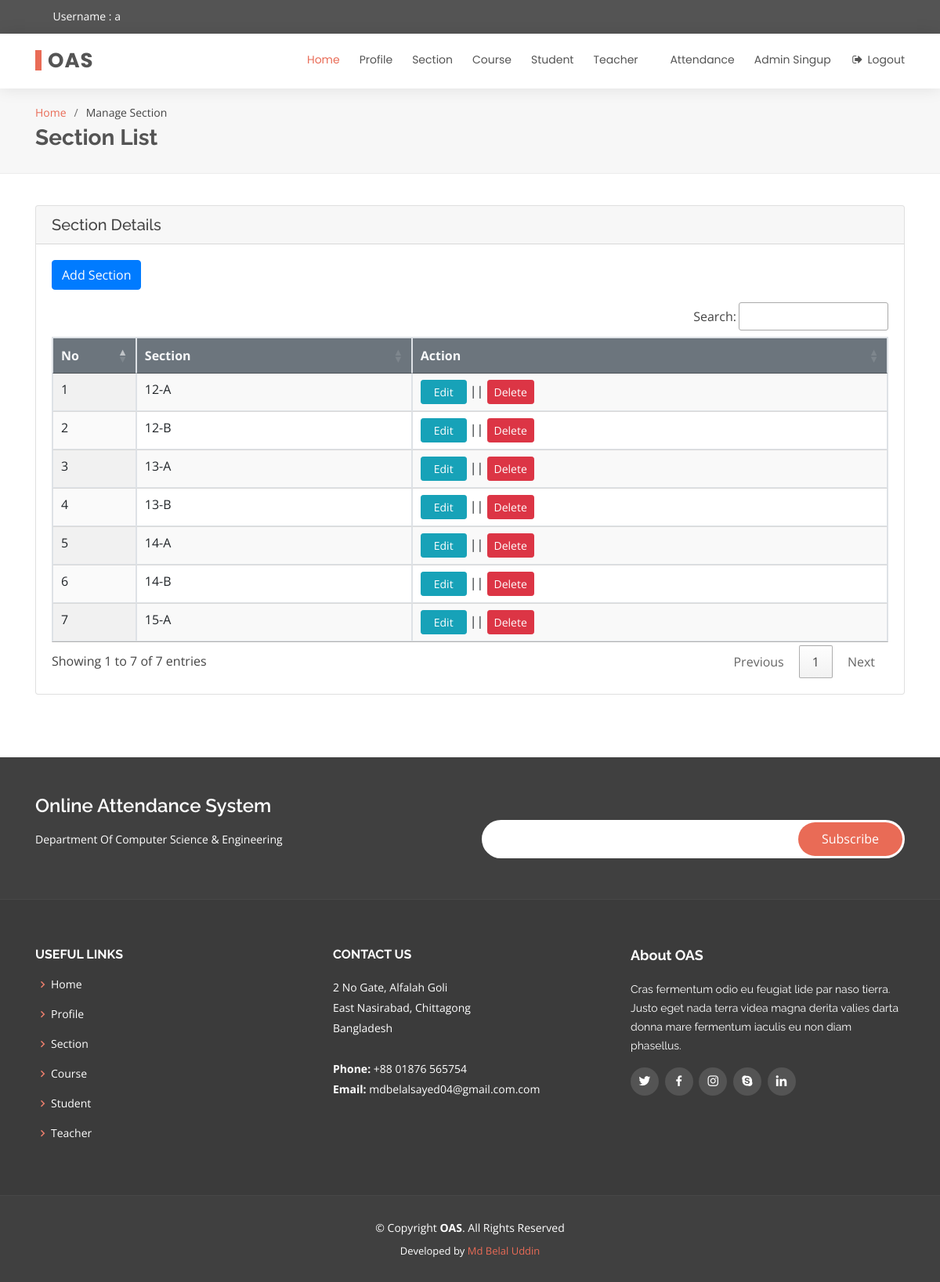
The app's page /section_list.php (signed in) with its own data.
### tables this page shows
CREATE TABLE IF NOT EXISTS `tb_section` (
  `section_id` bigint(10) NOT NULL AUTO_INCREMENT,
  `section` varchar(255) DEFAULT NULL,
  `user_name` varchar(255) DEFAULT NULL,
  `entry_time` datetime DEFAULT NULL,
  PRIMARY KEY (`section_id`)
);

### include/Database.php (called while the page is built, shortened)
<?php
Class Database{
 public $host   = DB_HOST;
 public $user   = DB_USER;
 public $pass   = DB_PASS;
 public $dbname = DB_NAME;
 public $link;
private function connectDB(){
 $this->link = new mysqli($this->host, $this->user, $this->pass,
  $this->dbname);
 }
public function select($query){
  $result = $this->link->query($query) or
   die($this->link->error.__LINE__);
  if($result->num_rows > 0){
    return $result;
  } else {
    return false;
  }
 }
}

### section_list.php (the view, shortened to what this page needs)
<?php
  include "include/Database.php";
 ?>
 <?php
   $db   = new Database();
   $sql  = "SELECT * FROM tb_section";
   $read = $db->select($sql);
  ?>
<!DOCTYPE html>
<html lang="en">
<head>
  <link rel="stylesheet" href="font-awesome-4.7.0/css/font-awesome.min.css">
  <link rel="stylesheet" href="https://stackpath.bootstrapcdn.com/bootstrap/4.5.2/css/bootstrap.min.css">
  <link rel="stylesheet" href="https://cdn.datatables.net/1.10.22/css/jquery.dataTables.min.css">
  <link rel="stylesheet" href="https://cdn.datatables.net/buttons/1.6.4/css/buttons.dataTables.min.css">
  <link rel="stylesheet" href="https://cdn.datatables.net/responsive/2.2.3/css/responsive.dataTables.min.css">
  <link href="assets/vendor/bootstrap/css/bootstrap.min.css" rel="stylesheet">
  <link href="assets/vendor/icofont/icofont.min.css" rel="stylesheet">
  <link href="assets/vendor/boxicons/css/boxicons.min.css" rel="stylesheet">
  <link href="assets/vendor/animate.css/animate.min.css" rel="stylesheet">
  <link href="assets/vendor/owl.carousel/assets/owl.carousel.min.css" rel="stylesheet">
  <link href="assets/vendor/venobox/venobox.css" rel="stylesheet">
  <link href="assets/css/style.css" rel="stylesheet">
</head>
<body>
  <section id="topbar" class="d-none d-lg-block">
    <div class="container d-flex">
      <div class="contact-info mr-auto">
        <i class="icofont-user"></i> Username : <?php echo $_SESSION['user_name']; ?>
      </div>
      <div class="social-links">
        <a href="#" class="twitter"><i class="icofont-twitter"></i></a>
        <a href="#" class="facebook"><i class="icofont-facebook"></i></a>
        <a href="#" class="instagram"><i class="icofont-instagram"></i></a>
        <a href="#" class="skype"><i class="icofont-skype"></i></a>
        <a href="#" class="linkedin"><i class="icofont-linkedin"></i></i></a>
      </div>
    </div>
  </section>
  <header id="header">
    <div class="container d-flex">
      <div class="logo mr-auto">
        <h1 class="text-light"><a href="admin_home.php"><span>OAS</span></a></h1>
      </div>
      <nav class="nav-menu d-none d-lg-block">
        <ul>
          <li class="active"><a href="admin_home.php">Home</a></li>
          <li><a href="admin_profile.php">Profile</a></li>
          <li><a href="section_list.php">Section</a></li>
          <li><a href="course_list.php">Course</a></li>
          <li><a href="student_list.php">Student</a></li>
          <li class="drop-down"><a href="#">Teacher</a>
          </li>
          <li><a href="attendance_date_list_admin.php">Attendance</a></li>
          <li><a href="admin_signup.php">Admin Singup</a></li>
          <li><a href="logout_admin.php" onclick="return confirm('Are You sure you want to logout?');"><i class="fa fa-sign-out fa-fw" aria-hidden="true"></i> Logout</a></li>
        </ul>
      </nav>
    </div>
  </header>
  <section id="breadcrumbs" class="breadcrumbs">
      <div class="container">
        <ol>
          <li><a href="index.html">Home</a></li>
          <li>Manage Section</li>
        </ol>
        <h2>Section List</h2>
      </div>
    </section>
    <section id="admin_profile" class="m-auto">
      <div class="container">
        <div class="row">
          <div class="col">
            <div class="card m-auto">
              <h5 class="card-header">Section Details</h5>
              <div class="card-body">
                <a class="btn btn-primary mb-3" href="add_section.php" role="button">Add Section</a>
                <table id="user_list_table" class="table table-bordered display nowrap" style="width:100%">
                    <thead class="bg-secondary text-light">
                        <tr>
                            <th>No</th>
                            <th>Section</th>
                            <th>Action</th>
                        </tr>
                    </thead>
                    <tbody>
                      <?php if($read){ $i = 0; ?>
                      <?php while($result = $read->fetch_assoc()){ $i = $i + 1; ?>
                      <tr>
                        <td><?php echo $i; ?></td>
                        <td><?php echo $result['section']; ?></td>
                        <td><a href="edit_section.php?section_id=<?php echo $result['section_id']; ?>" class="btn btn-info btn-sm px-3">Edit</a> || <a href="delete_data.php?section_id=<?php echo $result['section_id']; ?>" onclick="return confirm('Are you sure you want to delete this item')" class="btn btn-danger btn-sm">Delete</a></td>
                      </tr>
                      <?php } ?>
                      <?php }else{ ?>
                      <?php $msg = '<div class="alert alert-warning alert-dismissable w-75 m-auto" id="flash-msg">No Data Found!</div><br />';
                        echo $msg; ?>
                      <?php } ?>
                    </tbody>
                  </table>
              </div>
            </div>
          </div>
        </div>
      </div>
    </section>
    <footer id="footer">
      <div class="footer-newsletter">
        <div class="container">
          <div class="row">
            <div class="col-lg-6">
              <h4>Online Attendance System</h4>
              <p>Department Of Computer Science & Engineering</p>
            </div>
            <div class="col-lg-6">
              <form action="" method="post">
                <input type="email" name="email"><input type="submit" value="Subscribe">
              </form>
            </div>
          </div>
        </div>
      </div>
      <div class="footer-top">
        <div class="container">
          <div class="row">
            <div class="col-lg-4 col-md-6 footer-links">
              <h4>Useful Links</h4>
              <ul>
                <li><i class="bx bx-chevron-right"></i> <a href="admin_home.php">Home</a></li>
                <li><i class="bx bx-chevron-right"></i> <a href="admin_profile.php">Profile</a></li>
                <li><i class="bx bx-chevron-right"></i> <a href="section_list.php">Section</a></li>
                <li><i class="bx bx-chevron-right"></i> <a href="course_list.php">Course</a></li>
                <li><i class="bx bx-chevron-right"></i> <a href="student_list.php">Student</a></li>
                <li><i class="bx bx-chevron-right"></i> <a href="teacher_list.php">Teacher</a></li>
              </ul>
            </div>
            <div class="col-lg-4 col-md-6 footer-contact">
              <h4>Contact Us</h4>
              <p>
                2 No Gate, Alfalah Goli <br>
                East Nasirabad, Chittagong<br>
                Bangladesh <br><br>
                <strong>Phone:</strong> +88 01876 565754<br>
                <strong>Email:</strong> mdbelalsayed04@gmail.com.com<br>
              </p>
            </div>
            <div class="col-lg-4 col-md-6 footer-info">
              <h3>About OAS</h3>
              <p>Cras fermentum odio eu feugiat lide par naso tierra. Justo eget nada terra videa magna derita valies darta donna mare fermentum iaculis eu non diam phasellus.</p>
              <div class="social-links mt-3">
                <a href="#" class="twitter"><i class="bx bxl-twitter"></i></a>
                <a href="#" class="facebook"><i class="bx bxl-facebook"></i></a>
                <a href="#" class="instagram"><i class="bx bxl-instagram"></i></a>
                <a href="#" class="google-plus"><i class="bx bxl-skype"></i></a>
                <a href="#" class="linkedin"><i class="bx bxl-linkedin"></i></a>
              </div>
            </div>
          </div>
        </div>
      </div>
      <div class="container">
        <div class="copyright">
          &copy; Copyright <strong><span>OAS</span></strong>. All Rights Reserved
        </div>
        <div class="credits">
          Developed by <a href="#">Md Belal Uddin</a>
        </div>
      </div>
    </footer>
</body>
</html>

### records on screen
tb_section: section "12-A"
tb_section: section "12-B"
tb_section: section "13-A"
tb_section: section "13-B"
tb_section: section "14-A"
tb_section: section "14-B"
tb_section: section "15-A"

### other values on screen
$_SESSION['user_name'] "a"
